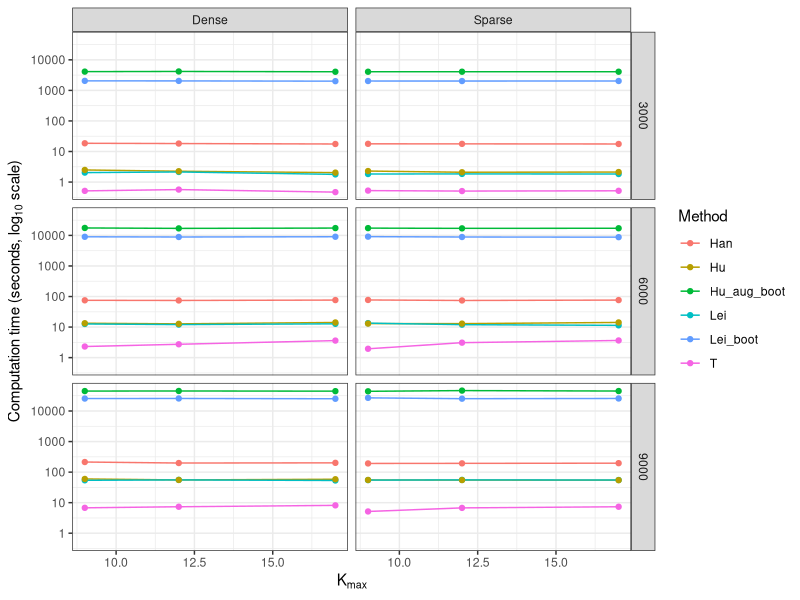
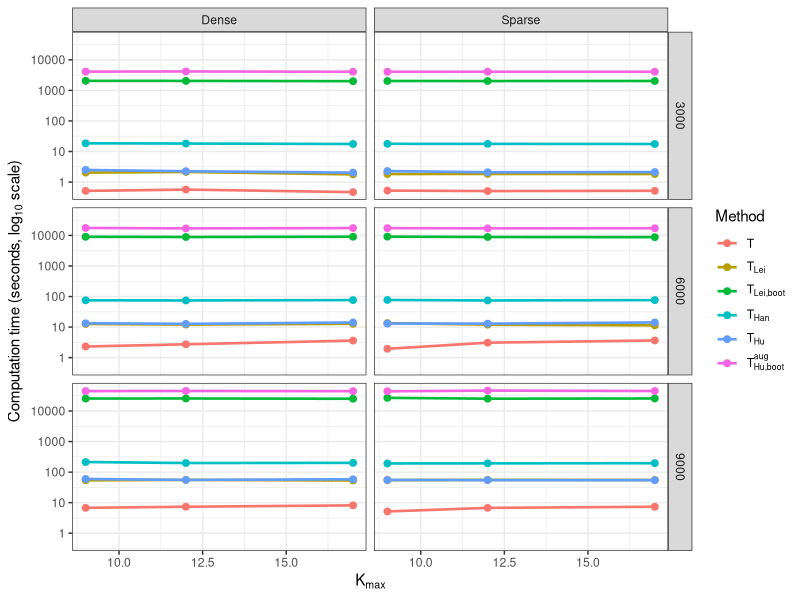

Generate these figures, in order, with R:
library(tidyverse)

# Create a data frame with different network settings, methods, and corresponding computation times
cpu <- tribble(
  ~n, ~Kmax, ~setting, ~method, ~time,
  
  # =====================
  # n = 3000
  # =====================
  3000, 9,  "Dense",  "T", 0.514,
  3000, 9,  "Dense",  "Lei", 2.038,
  3000, 9,  "Dense",  "Lei_boot", 2049.774,
  3000, 9,  "Dense",  "Han", 18.570,
  3000, 9,  "Dense",  "Hu", 2.488,
  3000, 9,  "Dense",  "Hu_aug_boot", 4111.784,
  
  3000, 12, "Dense",  "T", 0.567,
  3000, 12, "Dense",  "Lei", 2.140,
  3000, 12, "Dense",  "Lei_boot", 2043.115,
  3000, 12, "Dense",  "Han", 18.206,
  3000, 12, "Dense",  "Hu", 2.259,
  3000, 12, "Dense",  "Hu_aug_boot", 4163.432,
  
  3000, 17, "Dense",  "T", 0.468,
  3000, 17, "Dense",  "Lei", 1.780,
  3000, 17, "Dense",  "Lei_boot", 2004.319,
  3000, 17, "Dense",  "Han", 17.600,
  3000, 17, "Dense",  "Hu", 2.035,
  3000, 17, "Dense",  "Hu_aug_boot", 4070.824,
  
  3000, 9,  "Sparse", "T", 0.525,
  3000, 9,  "Sparse", "Lei", 1.833,
  3000, 9,  "Sparse", "Lei_boot", 2025.399,
  3000, 9,  "Sparse", "Han", 17.827,
  3000, 9,  "Sparse", "Hu", 2.291,
  3000, 9,  "Sparse", "Hu_aug_boot", 4076.111,
  
  3000, 12, "Sparse", "T", 0.507,
  3000, 12, "Sparse", "Lei", 1.848,
  3000, 12, "Sparse", "Lei_boot", 2022.521,
  3000, 12, "Sparse", "Han", 17.770,
  3000, 12, "Sparse", "Hu", 2.094,
  3000, 12, "Sparse", "Hu_aug_boot", 4082.963,
  
  3000, 17, "Sparse", "T", 0.517,
  3000, 17, "Sparse", "Lei", 1.831,
  3000, 17, "Sparse", "Lei_boot", 2030.575,
  3000, 17, "Sparse", "Han", 17.614,
  3000, 17, "Sparse", "Hu", 2.126,
  3000, 17, "Sparse", "Hu_aug_boot", 4080.464,

  # =====================
  # n = 6000
  # =====================
  6000, 9,  "Dense",  "T", 2.312,
  6000, 9,  "Dense",  "Lei", 12.653,
  6000, 9,  "Dense",  "Lei_boot", 9015.261,
  6000, 9,  "Dense",  "Han", 75.199,
  6000, 9,  "Dense",  "Hu", 13.360,
  6000, 9,  "Dense",  "Hu_aug_boot", 17555.033,

  6000, 12, "Dense",  "T", 2.736,
  6000, 12, "Dense",  "Lei", 12.079,
  6000, 12, "Dense",  "Lei_boot", 8879.568,
  6000, 12, "Dense",  "Han", 74.397,
  6000, 12, "Dense",  "Hu", 12.770,
  6000, 12, "Dense",  "Hu_aug_boot", 16989.730,
  
  6000, 17, "Dense",  "T", 3.615,
  6000, 17, "Dense",  "Lei", 12.787,
  6000, 17, "Dense",  "Lei_boot", 9048.512,
  6000, 17, "Dense",  "Han", 76.522,
  6000, 17, "Dense",  "Hu", 14.156,
  6000, 17, "Dense",  "Hu_aug_boot", 17390.493,
  
  6000, 9,  "Sparse", "T", 1.951,
  6000, 9,  "Sparse", "Lei", 13.461,
  6000, 9,  "Sparse", "Lei_boot", 9114.929,
  6000, 9,  "Sparse", "Han", 77.157,
  6000, 9,  "Sparse", "Hu", 13.010,
  6000, 9,  "Sparse", "Hu_aug_boot", 17327.906,
  
  6000, 12, "Sparse", "T", 3.091,
  6000, 12, "Sparse", "Lei", 11.989,
  6000, 12, "Sparse", "Lei_boot", 8874.047,
  6000, 12, "Sparse", "Han", 74.313,
  6000, 12, "Sparse", "Hu", 12.970,
  6000, 12, "Sparse", "Hu_aug_boot", 17023.230,
  
  6000, 17, "Sparse", "T", 3.648,
  6000, 17, "Sparse", "Lei", 11.404,
  6000, 17, "Sparse", "Lei_boot", 8771.785,
  6000, 17, "Sparse", "Han", 76.461,
  6000, 17, "Sparse", "Hu", 14.186,
  6000, 17, "Sparse", "Hu_aug_boot", 17155.424,
  
  # =====================
  # n = 9000
  # =====================
  9000, 9,  "Dense",  "T", 6.781,
  9000, 9,  "Dense",  "Lei", 53.971,
  9000, 9,  "Dense",  "Lei_boot", 25544.957,
  9000, 9,  "Dense",  "Han", 213.932,
  9000, 9,  "Dense",  "Hu", 59.716,
  9000, 9,  "Dense",  "Hu_aug_boot", 44917.910,
  
  9000, 12, "Dense",  "T", 7.357,
  9000, 12, "Dense",  "Lei", 55.626,
  9000, 12, "Dense",  "Lei_boot", 25715.316,
  9000, 12, "Dense",  "Han", 198.310,
  9000, 12, "Dense",  "Hu", 55.455,
  9000, 12, "Dense",  "Hu_aug_boot", 45247.198,
  
  9000, 17, "Dense",  "T", 8.159,
  9000, 17, "Dense",  "Lei", 53.255,
  9000, 17, "Dense",  "Lei_boot", 25158.241,
  9000, 17, "Dense",  "Han", 201.053,
  9000, 17, "Dense",  "Hu", 58.397,
  9000, 17, "Dense",  "Hu_aug_boot", 44616.335,
  
  9000, 9,  "Sparse", "T", 5.155,
  9000, 9,  "Sparse", "Lei", 54.819,
  9000, 9,  "Sparse", "Lei_boot", 26942.922,
  9000, 9,  "Sparse", "Han", 192.157,
  9000, 9,  "Sparse", "Hu", 55.331,
  9000, 9,  "Sparse", "Hu_aug_boot", 44132.278,
  
  9000, 12, "Sparse", "T", 6.751,
  9000, 12, "Sparse", "Lei", 55.613,
  9000, 12, "Sparse", "Lei_boot", 25306.798,
  9000, 12, "Sparse", "Han", 193.441,
  9000, 12, "Sparse", "Hu", 54.945,
  9000, 12, "Sparse", "Hu_aug_boot", 46557.029,
  
  9000, 17, "Sparse", "T", 7.355,
  9000, 17, "Sparse", "Lei", 55.091,
  9000, 17, "Sparse", "Lei_boot", 25707.009,
  9000, 17, "Sparse", "Han", 196.141,
  9000, 17, "Sparse", "Hu", 54.572,
  9000, 17, "Sparse", "Hu_aug_boot", 45024.219
)



# Check the structure of the data
glimpse(cpu)

# Plot computation time (log scale), grouped by Kmax, method, and faceted by n and setting
ggplot(cpu, aes(Kmax, time, color = method, group = method)) +
  geom_line() +
  geom_point() +
  scale_y_log10() +
  facet_grid(n ~ setting) +
  theme_bw() +
  labs(
    x = expression(K[max]),
    y = expression("Computation time (seconds, log"[10]*" scale)"),
    color = "Method"
  )


# Create simplified labels for methods
cpu <- cpu %>%
  mutate(
    method_label = case_when(
      method == "T"           ~ "T",
      method == "Lei"         ~ "T[Lei]",
      method == "Lei_boot"    ~ "T[Lei*','*boot]",
      method == "Han"         ~ "T[Han]",
      method == "Hu"          ~ "T[Hu]",
      method == "Hu_aug_boot" ~ "T[Hu*','*boot]^aug"
    ),
    # Order the method labels based on computation time
    method_label = factor(method_label,
                          levels = c(
                            "T",
                            "T[Lei]",
                            "T[Lei*','*boot]",
                            "T[Han]",
                            "T[Hu]",
                            "T[Hu*','*boot]^aug"
                          ))
  )

# Plot the updated computation time (log scale), with simplified method labels
ggplot(cpu, aes(Kmax, time, color = method_label, group = method_label)) +
  geom_line(linewidth = 0.9) +
  geom_point(size = 2) +
  scale_y_log10() +
  facet_grid(n ~ setting) +
  theme_bw() +
  labs(
    x = expression(K[max]),
    y = expression("Computation time (seconds, log"[10]*" scale)"),
    color = "Method"
  ) +
  scale_color_discrete(labels = parse(text = levels(cpu$method_label)))
